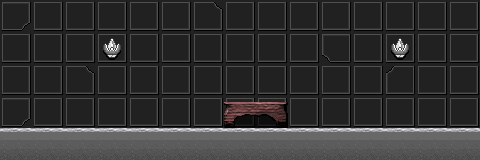

Rendered tile map (Tiled .tmx) drawn with the repository's tilesets; below, a short description and the map source with its tile grids summarised:
An orthogonal 15x5 tile map with 32x32 px tiles, 2 tile layers (tile1, tile2), 1 hidden layer not drawn and 9 objects.

<map version="1.0" orientation="orthogonal" renderorder="right-down" width="15" height="5" tilewidth="32" tileheight="32" nextobjectid="37">
 <properties>
  <property name="scene" value="5" />
  <property name="showlight" value="1" />
 </properties>
 <tileset firstgid="1" name="tileset" tilewidth="32" tileheight="32" spacing="4" tilecount="784">
  <image source="tileset.png" width="1024" height="1024" />
 </tileset>
 <layer name="tile1" width="15" height="5">
  <data>[75 cells, 75 non-empty, 6 distinct tile ids]</data>
 </layer>
 <layer name="tile2" width="15" height="5">
  <data>[75 cells, 4 non-empty, 3 distinct tile ids]</data>
 </layer>
 <objectgroup name="objcollision">
  <object id="2" x="0" y="130" width="480" height="30">
   <properties>
    <property name="typeid" value="0" />
   </properties>
  </object>
  <object id="27" x="0" y="64" width="2" height="64">
   <properties>
    <property name="typeid" value="1" />
   </properties>
  </object>
  <object id="30" x="478" y="64" width="2" height="64">
   <properties>
    <property name="typeid" value="2" />
   </properties>
  </object>
 </objectgroup>
 <objectgroup name="objpath">
  <object id="36" x="128" y="128">
   <polyline points="0,0 192,0" />
  </object>
 </objectgroup>
 <objectgroup name="objact">
  <object id="8" x="0" y="64" width="4" height="64">
   <properties>
    <property name="nextdoor" value="0" />
    <property name="nextscene" value="6" />
    <property name="side" value="2" />
    <property name="type" value="0" />
    <property name="typeid" value="1" />
   </properties>
  </object>
  <object id="23" x="344" y="0" width="112" height="104">
   <properties>
    <property name="type" value="2" />
   </properties>
   <ellipse />
  </object>
  <object id="29" x="476" y="64" width="4" height="64">
   <properties>
    <property name="nextdoor" value="2" />
    <property name="nextscene" value="4" />
    <property name="side" value="2" />
    <property name="type" value="0" />
    <property name="typeid" value="0" />
   </properties>
  </object>
  <object id="31" x="249" y="86" width="16" height="16">
   <properties>
    <property name="itemid" value="6" />
    <property name="parts" value="0" />
    <property name="type" value="3" />
    <property name="typeid" value="0" />
   </properties>
  </object>
  <object id="33" x="56" y="0" width="112" height="104">
   <properties>
    <property name="type" value="2" />
   </properties>
   <ellipse />
  </object>
 </objectgroup>
 <layer name="tiledefinition" width="15" height="5" visible="0" opacity="0.9">
  <data>[75 cells, 75 non-empty, 4 distinct tile ids]</data>
 </layer>
</map>
